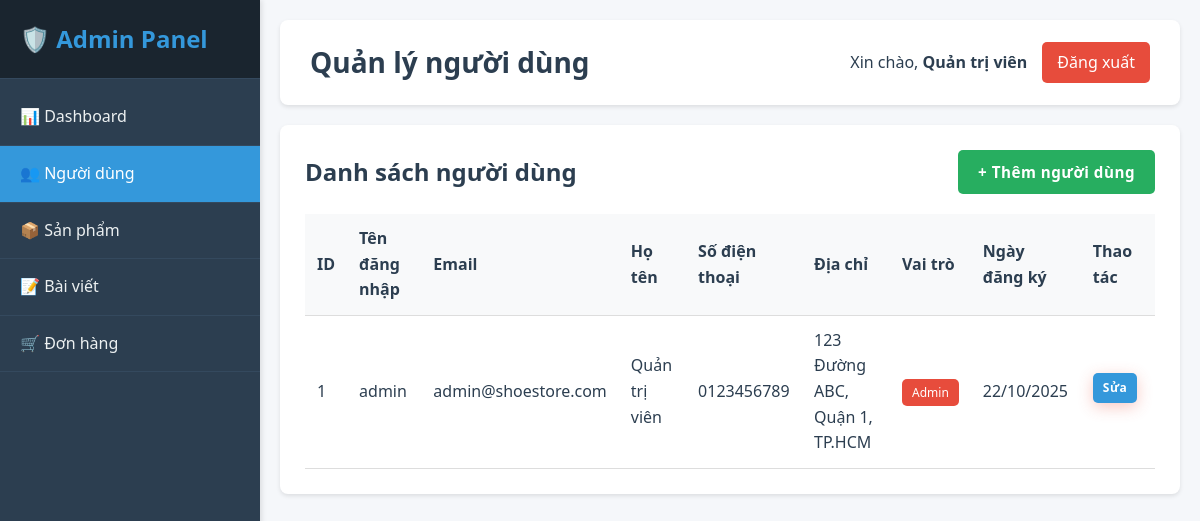
Page /index.php?action=admin&page=users&sub=list (signed in) on the committed database.
### tables this page shows
CREATE TABLE IF NOT EXISTS users (
    id INT AUTO_INCREMENT PRIMARY KEY,
    username VARCHAR(50) NOT NULL UNIQUE,
    email VARCHAR(100) NOT NULL UNIQUE,
    password VARCHAR(255) NOT NULL,
    full_name VARCHAR(100) NOT NULL,
    phone VARCHAR(20),
    address TEXT,
    role ENUM('user', 'admin') DEFAULT 'user',
    created_at TIMESTAMP DEFAULT CURRENT_TIMESTAMP
);

### config/database.php (called while the page is built, shortened)
<?php
class Database {
    private $host = 'localhost';
    private $db_name = 'shoe_store';
    private $username = 'root';
    private $password = '';
    public function getConnection() {
        $this->conn = null;
        try {
            $this->conn = new PDO("mysql:host=" . $this->host . ";dbname=" . $this->db_name,
                                $this->username, $this->password);
            $this->conn->setAttribute(PDO::ATTR_ERRMODE, PDO::ERRMODE_EXCEPTION);
            $this->conn->exec("set names utf8");
        } catch(PDOException $exception) {
            echo "Connection error: " . $exception->getMessage();
        }
        return $this->conn;
    }
}
?>

### views/admin/users/list.php (the view, shortened to what this page needs)
<div class="content-box">
    <div style="display: flex; justify-content: space-between; align-items: center; margin-bottom: 20px;">
        <h2 style="color: #2c3e50;">Danh sách người dùng</h2>
        <a href="index.php?action=admin&page=users&sub=add" class="btn btn-success">+ Thêm người dùng</a>
    </div>
    <table class="table">
        <thead>
            <tr>
                <th>ID</th>
                <th>Tên đăng nhập</th>
                <th>Email</th>
                <th>Họ tên</th>
                <th>Số điện thoại</th>
                <th>Địa chỉ</th>
                <th>Vai trò</th>
                <th>Ngày đăng ký</th>
                <th>Thao tác</th>
            </tr>
        </thead>
        <tbody>
            <?php if (count($users) > 0): ?>
                <?php foreach ($users as $user): ?>
                    <tr>
                        <td><?php echo $user['id']; ?></td>
                        <td><?php echo htmlspecialchars($user['username']); ?></td>
                        <td><?php echo htmlspecialchars($user['email']); ?></td>
                        <td><?php echo htmlspecialchars($user['full_name']); ?></td>
                        <td><?php echo htmlspecialchars($user['phone'] ?? 'N/A'); ?></td>
                        <td><?php echo htmlspecialchars($user['address'] ?? 'N/A'); ?></td>
                        <td>
                            <span style="padding: 5px 10px; background: <?php echo $user['role'] == 'admin' ? '#e74c3c' : '#3498db'; ?>; color: white; border-radius: 5px; font-size: 12px;">
                                <?php echo $user['role'] == 'admin' ? 'Admin' : 'User'; ?>
                            </span>
                        </td>
                        <td><?php echo date('d/m/Y', strtotime($user['created_at'])); ?></td>
                        <td>
                            <a href="index.php?action=admin&page=users&sub=edit&id=<?php echo $user['id']; ?>" class="btn btn-primary" style="padding: 5px 10px; font-size: 12px; margin-right: 5px;">Sửa</a>
                        </td>
                    </tr>
                <?php endforeach; ?>
            <?php else: ?>
                <tr>
                    <td colspan="9" style="text-align: center; color: #999;">Chưa có người dùng nào</td>
                </tr>
            <?php endif; ?>
        </tbody>
    </table>
</div>

### assets/css/style.css (style rules this page uses)
* { margin: 0; padding: 0; box-sizing: border-box; }
body { font-family: 'Segoe UI', Tahoma, Geneva, Verdana, sans-serif; line-height: 1.6; color: #2c3e50; background-color: #fafbfc; font-size: 16px; }
.btn { display: inline-block; padding: 0.875rem 2rem; text-decoration: none; border-radius: 8px; font-weight: 600; font-size: 0.95rem; transition: all 0.3s ease; border: none; cursor: pointer; position: relative; overflow: hidden; text-align: center; letter-spacing: 0.5px; }
.btn::before { content: ''; position: absolute; top: 0; left: -100%; width: 100%; height: 100%; background: linear-gradient(90deg, transparent, rgba(255,255,255,0.2), transparent); transition: left 0.5s; }
.btn-primary { background: linear-gradient(135deg, #e74c3c 0%, #c0392b 100%); color: white; box-shadow: 0 4px 15px rgba(231, 76, 60, 0.3); }
html { scroll-behavior: smooth; }

### views/admin/layout/header.php (style rules this page uses)
* { margin: 0; padding: 0; box-sizing: border-box; }
body { font-family: 'Segoe UI', Tahoma, Geneva, Verdana, sans-serif; background: #f5f7fa; }
.content-box { background: white; padding: 25px; border-radius: 8px; box-shadow: 0 2px 4px rgba(0,0,0,0.1); margin-bottom: 20px; }
.btn { padding: 10px 20px; border: none; border-radius: 5px; cursor: pointer; text-decoration: none; display: inline-block; transition: all 0.3s; }
.btn-primary { background: #3498db; color: white; }
.btn-success { background: #27ae60; color: white; }
.table { width: 100%; border-collapse: collapse; margin-top: 20px; }
.table th, .table td { padding: 12px; text-align: left; border-bottom: 1px solid #ddd; }
.table th { background: #f8f9fa; font-weight: 600; color: #2c3e50; }

### rows in the picture
users: id "1", username "admin", email "admin@shoestore.com", full_name "Quản trị viên", phone "0123456789", address "123 Đường ABC, Quận 1, TP.HCM", role "Admin", created_at "22/10/2025"

### other values in the picture
$page_title "Quản lý người dùng"
$_SESSION['user_full_name'] "Quản trị viên"
